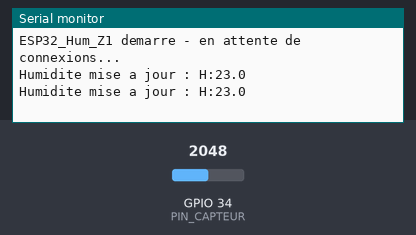
This sketch was run on a simulated ESP32. On the bench: the last lines printed to the serial monitor. Inputs (shaded band) come from the test bench; at power-on: GPIO 34 (PIN_CAPTEUR) = 2048. Nothing arrives over Bluetooth unless stated; a phone connects over Bluetooth LE 3 s after start.

Above: at 5.8 s.
5.9 s: GPIO 34 (PIN_CAPTEUR) set to 2866
At 10.6 s:
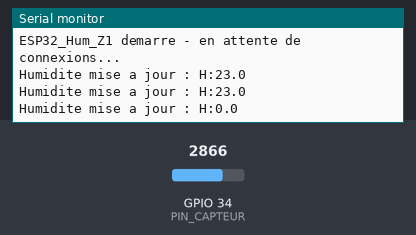
11.9 s: GPIO 34 (PIN_CAPTEUR) set to 1228
At 15.6 s:
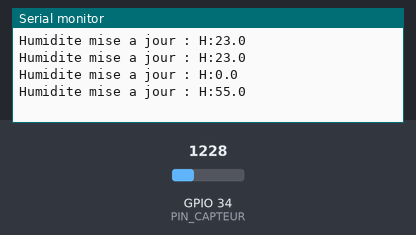
Timing chart, 0 to 17.1 s (numbered marks = the images above; inputs shaded):
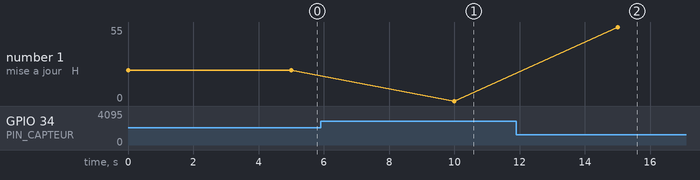

The sketch:

ESP32_Capteur_Humidite_Z1.ino
```cpp
// ================================================================
//  ESP32 Capteur Humidite - Serveur BLE
//  ⚠️  Changer NOM_CAPTEUR avant de televerser sur chaque ESP32 :
//      "ESP32_Hum_Z1" → Zone 1
//      "ESP32_Hum_Z2" → Zone 2
//      "ESP32_Hum_Z3" → Zone 3
//      "ESP32_Hum_Z4" → Zone 4
// ================================================================

#include <BLEDevice.h>
#include <BLEServer.h>
#include <BLEUtils.h>
#include <BLE2902.h>

const int PIN_CAPTEUR = 34;//A changer en fonction d'où on branche le capteur

#define SERVICE_UUID "11111111-1111-1111-1111-111111111111"
#define CHAR_UUID    "1111aaaa-1111-1111-1111-1111aaaaaaaa"

// ⚠️ MODIFIER CE NOM POUR CHAQUE ESP32 CAPTEUR
#define NOM_CAPTEUR "ESP32_Hum_Z1"

BLECharacteristic* pCarac;

int AirValue = 2650; //air sec
int WaterValue = 80; //eau

class CallbackServeur : public BLEServerCallbacks {
  void onDisconnect(BLEServer* serveur) {
    // Redémarre l'annonce BLE après déconnexion
    BLEDevice::getAdvertising()->start();
    Serial.println("Client deconnecte - advertising redémarre");
  }
};

void setup() {
  Serial.begin(115200);
  BLEDevice::init(NOM_CAPTEUR);

  BLEServer*  serveur  = BLEDevice::createServer();
  serveur->setCallbacks(new CallbackServeur());
  BLEService* service  = serveur->createService(SERVICE_UUID);

  pCarac = service->createCharacteristic(
    CHAR_UUID,
    BLECharacteristic::PROPERTY_READ
  );

  pCarac->setValue("H:00.0");
  service->start();

  BLEAdvertising* pub = BLEDevice::getAdvertising();
  pub->addServiceUUID(SERVICE_UUID);
  pub->start();

  Serial.println(String(NOM_CAPTEUR) + " demarre - en attente de connexions...");
}

void loop() {
  int soilValue = analogRead(PIN_CAPTEUR);
  int moisturePercent =map(soilValue, AirValue, WaterValue, 0, 100);
  float humidite = constrain(moisturePercent, 0, 100);
  // float humidite = random(20, 80); essaie

  String msg = "H:" + String(humidite, 1);
  pCarac->setValue(msg.c_str());
  Serial.println("Humidite mise a jour : " + msg);

  delay(5000);
}
```

Measured:
- after the input at 5.9 s, the serial monitor: prints a new line after 4.1 s (image 1)
- after the input at 11.9 s, the serial monitor: prints a new line after 3.1 s (image 2)
- plotted number 1: 23 → 0 after the input at 5.9 s, 0 → 55 after the input at 11.9 s
